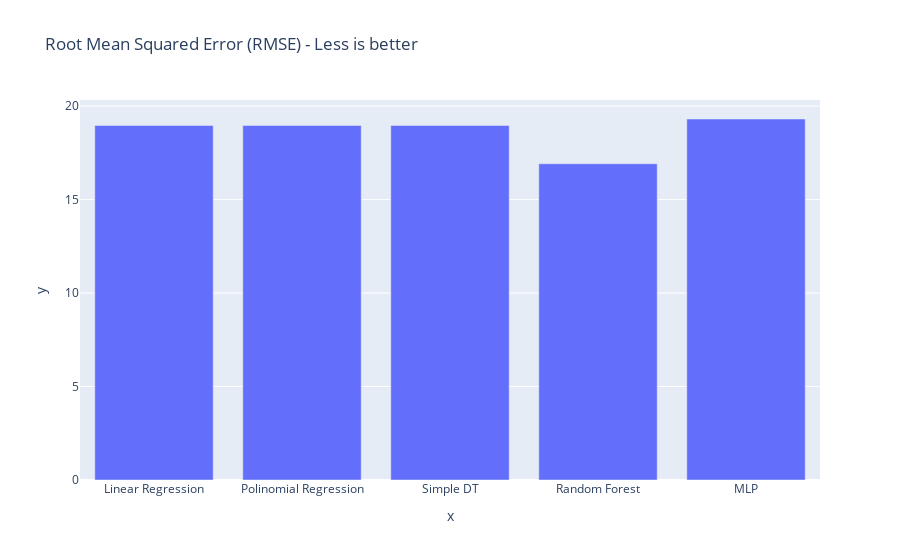
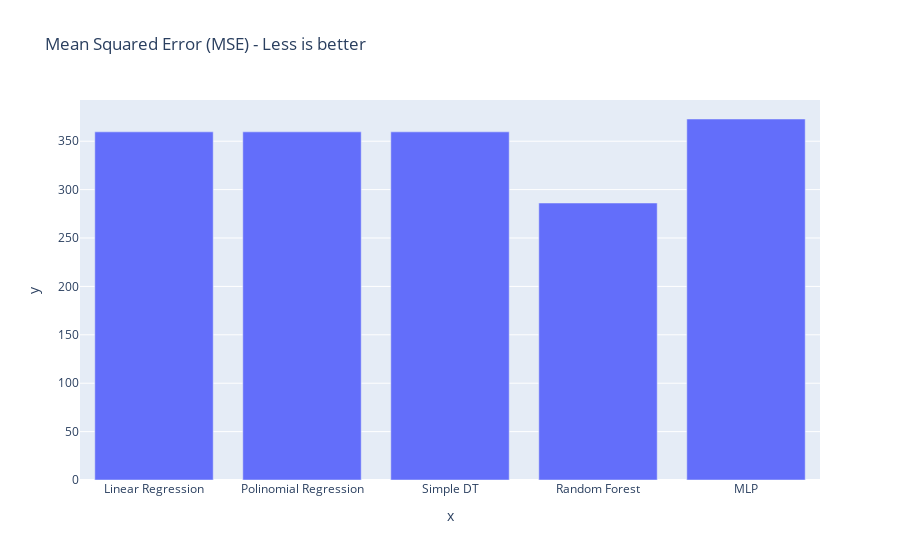
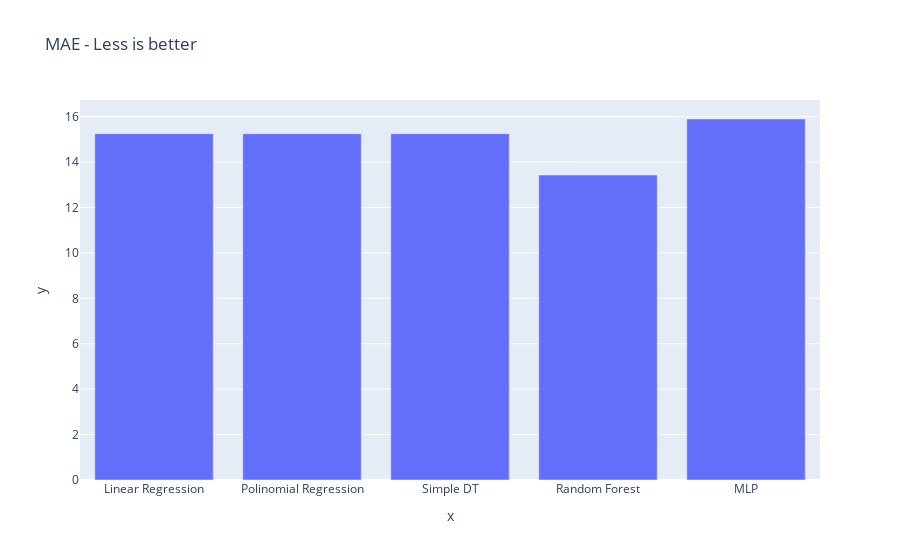
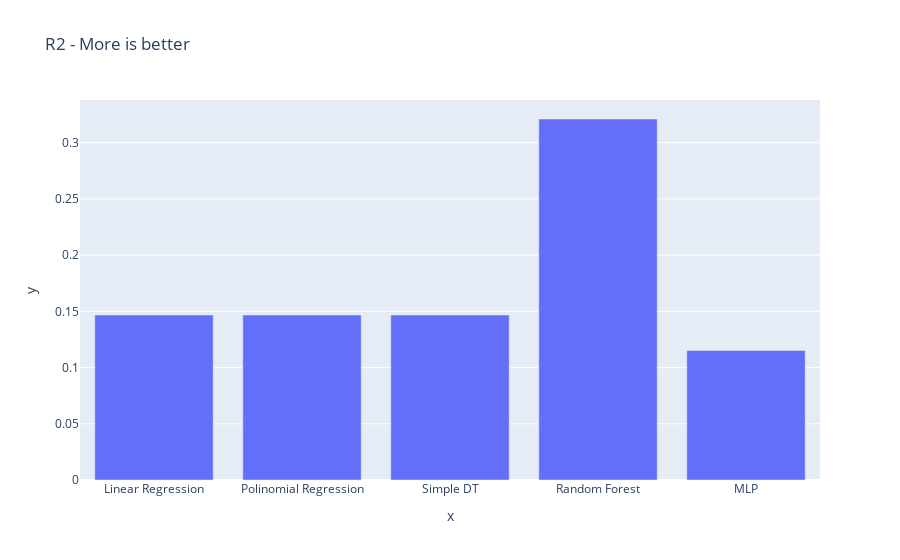

These figures' notebook cell, in order:
### Code cell
categories = list(models.keys())

#RMSE
values = mse_sq
fig = px.bar(x=categories, y=values, title='Root Mean Squared Error (RMSE) - Less is better')
fig.show()

#MSE
categories = list(models.keys())
values = list(models.values())
fig = px.bar(x=categories, y=values, title='Mean Squared Error (MSE) - Less is better')
fig.show()

#MAE
categories = list(models.keys())
values = maes
fig = px.bar(x=categories, y=values, title='MAE - Less is better')
fig.show()

#R2
categories = list(models.keys())
values = r2
fig = px.bar(x=categories, y=values, title='R2 - More is better')
fig.show()

### Figure 1 — Plotly figure (JSON) as saved in the notebook; plotly's stock layout.template omitted (floating-point values rounded to 4 significant figures)
{"data": [{"alignmentgroup": "True", "hovertemplate": "x=%{x}<br>y=%{y}<extra></extra>", "legendgroup": "", "marker": {"color": "#636efa", "pattern": {"shape": ""}}, "name": "", "offsetgroup": "", "orientation": "v", "showlegend": false, "textposition": "auto", "type": "bar", "x": ["Linear Regression", "Polinomial Regression", "Simple DT", "Random Forest", "MLP"], "xaxis": "x", "y": [18.97, 18.97, 18.97, 16.92, 19.31], "yaxis": "y"}], "layout": {"barmode": "relative", "legend": {"tracegroupgap": 0}, "title": {"text": "Root Mean Squared Error (RMSE) - Less is better"}, "xaxis": {"anchor": "y", "domain": [0, 1], "title": {"text": "x"}}, "yaxis": {"anchor": "x", "domain": [0, 1], "title": {"text": "y"}}}}

### Figure 2 — Plotly figure (JSON) as saved in the notebook; plotly's stock layout.template omitted (floating-point values rounded to 4 significant figures)
{"data": [{"alignmentgroup": "True", "hovertemplate": "x=%{x}<br>y=%{y}<extra></extra>", "legendgroup": "", "marker": {"color": "#636efa", "pattern": {"shape": ""}}, "name": "", "offsetgroup": "", "orientation": "v", "showlegend": false, "textposition": "auto", "type": "bar", "x": ["Linear Regression", "Polinomial Regression", "Simple DT", "Random Forest", "MLP"], "xaxis": "x", "y": [359.7, 359.7, 359.7, 286.2, 373.0], "yaxis": "y"}], "layout": {"barmode": "relative", "legend": {"tracegroupgap": 0}, "title": {"text": "Mean Squared Error (MSE) - Less is better"}, "xaxis": {"anchor": "y", "domain": [0, 1], "title": {"text": "x"}}, "yaxis": {"anchor": "x", "domain": [0, 1], "title": {"text": "y"}}}}

### Figure 3 — Plotly figure (JSON) as saved in the notebook; plotly's stock layout.template omitted (floating-point values rounded to 4 significant figures)
{"data": [{"alignmentgroup": "True", "hovertemplate": "x=%{x}<br>y=%{y}<extra></extra>", "legendgroup": "", "marker": {"color": "#636efa", "pattern": {"shape": ""}}, "name": "", "offsetgroup": "", "orientation": "v", "showlegend": false, "textposition": "auto", "type": "bar", "x": ["Linear Regression", "Polinomial Regression", "Simple DT", "Random Forest", "MLP"], "xaxis": "x", "y": [15.25, 15.25, 15.25, 13.42, 15.9], "yaxis": "y"}], "layout": {"barmode": "relative", "legend": {"tracegroupgap": 0}, "title": {"text": "MAE - Less is better"}, "xaxis": {"anchor": "y", "domain": [0, 1], "title": {"text": "x"}}, "yaxis": {"anchor": "x", "domain": [0, 1], "title": {"text": "y"}}}}

### Figure 4 — Plotly figure (JSON) as saved in the notebook; plotly's stock layout.template omitted (floating-point values rounded to 4 significant figures)
{"data": [{"alignmentgroup": "True", "hovertemplate": "x=%{x}<br>y=%{y}<extra></extra>", "legendgroup": "", "marker": {"color": "#636efa", "pattern": {"shape": ""}}, "name": "", "offsetgroup": "", "orientation": "v", "showlegend": false, "textposition": "auto", "type": "bar", "x": ["Linear Regression", "Polinomial Regression", "Simple DT", "Random Forest", "MLP"], "xaxis": "x", "y": [0.1467, 0.1467, 0.1467, 0.3211, 0.1152], "yaxis": "y"}], "layout": {"barmode": "relative", "legend": {"tracegroupgap": 0}, "title": {"text": "R2 - More is better"}, "xaxis": {"anchor": "y", "domain": [0, 1], "title": {"text": "x"}}, "yaxis": {"anchor": "x", "domain": [0, 1], "title": {"text": "y"}}}}
